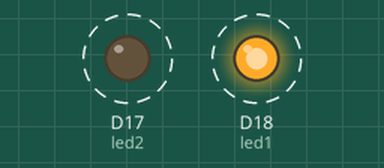
A program run on a simulated CircuitPython board. Shown: output pins drawn as LEDs (lit = HIGH). Dashed ring = blinking. What the program prints to the serial console is not drawn.

Above: at 0.05 s.
Timing chart, 0 to 3.0 s (numbered marks = the images above):
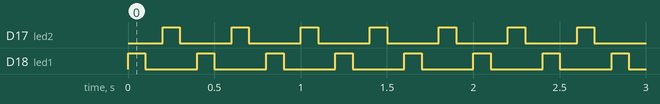

Measured:
- by itself, D17 (led2), D18 (led1): alternates HIGH for 0.10 s and LOW for 0.30 s

The program:

c2.py
```python
import time
import board
import digitalio

print("hello blinky!")

led1= digitalio.DigitalInOut(board.D18)
led2= digitalio.DigitalInOut(board.D17)
led1.direction = digitalio.Direction.OUTPUT
led2.direction = digitalio.Direction.OUTPUT

while True:
    led1.value = True
    time.sleep(0.1)
    led1.value = False
    time.sleep(0.1)
    led2.value = True
    time.sleep(0.1)
    led2.value = False
    time.sleep(0.1)
```
